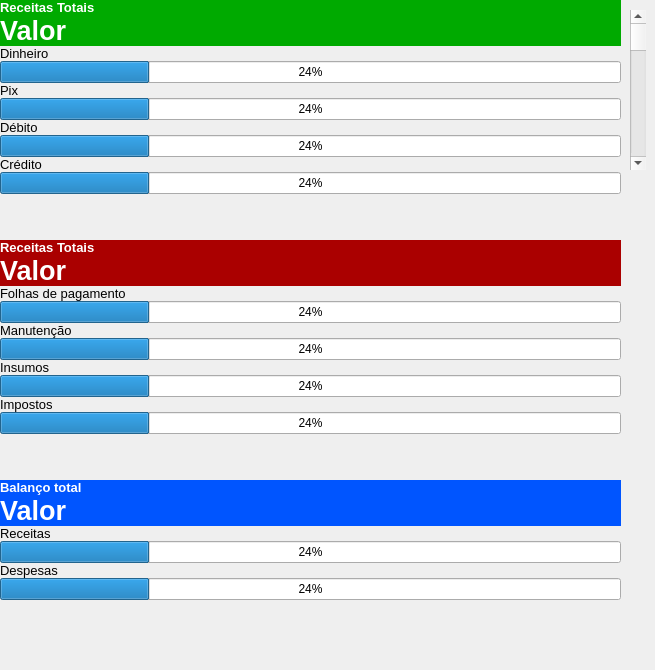
      <widget class="QWidget" name="page_14">
       <widget class="QScrollBar" name="verticalScrollBar">
        <property name="geometry">
         <rect>
          <x>630</x>
          <y>10</y>
          <width>16</width>
          <height>160</height>
         </rect>
        </property>
        <property name="orientation">
         <enum>Qt::Vertical</enum>
        </property>
       </widget>
       <widget class="QWidget" name="verticalLayoutWidget_8">
        <property name="geometry">
         <rect>
          <x>0</x>
          <y>0</y>
          <width>621</width>
          <height>661</height>
         </rect>
        </property>
        <layout class="QVBoxLayout" name="verticalLayout_8">
         <item>
          <layout class="QHBoxLayout" name="horizontalLayout_21">
           <item>
            <layout class="QVBoxLayout" name="verticalLayout_13">
             <property name="spacing">
              <number>0</number>
             </property>
             <property name="leftMargin">
              <number>0</number>
             </property>
             <item>
              <widget class="QLabel" name="label_9">
               <property name="font">
                <font>
                 <pointsize>10</pointsize>
                 <weight>75</weight>
                 <bold>true</bold>
                </font>
               </property>
               <property name="styleSheet">
                <string notr="true">background-color: rgb(0, 170, 0);
color: rgb(255, 255, 255);</string>
               </property>
               <property name="text">
                <string>Receitas Totais</string>
               </property>
              </widget>
             </item>
             <item>
              <widget class="QLabel" name="label_10">
               <property name="font">
                <font>
                 <pointsize>20</pointsize>
                 <weight>75</weight>
                 <bold>true</bold>
                </font>
               </property>
               <property name="styleSheet">
                <string notr="true">background-color: rgb(0, 170, 0);
color: rgb(255, 255, 255);</string>
               </property>
               <property name="text">
                <string>Valor</string>
               </property>
              </widget>
             </item>
             <item>
              <widget class="QLabel" name="label_15">
               <property name="font">
                <font>
                 <pointsize>10</pointsize>
                </font>
               </property>
               <property name="text">
                <string>Dinheiro</string>
               </property>
              </widget>
             </item>
             <item>
              <widget class="QProgressBar" name="progressBar_2">
               <property name="value">
                <number>24</number>
               </property>
              </widget>
             </item>
             <item>
              <widget class="QLabel" name="label_16">
               <property name="font">
                <font>
                 <pointsize>10</pointsize>
                </font>
               </property>
               <property name="text">
                <string>Pix</string>
               </property>
              </widget>
             </item>
             <item>
              <widget class="QProgressBar" name="progressBar_3">
               <property name="value">
                <number>24</number>
               </property>
              </widget>
             </item>
             <item>
              <widget class="QLabel" name="label_14">
               <property name="font">
                <font>
                 <pointsize>10</pointsize>
                </font>
               </property>
               <property name="text">
                <string>Débito</string>
               </property>
              </widget>
             </item>
             <item>
              <widget class="QProgressBar" name="progressBar_7">
               <property name="value">
                <number>24</number>
               </property>
              </widget>
             </item>
             <item>
              <widget class="QLabel" name="label_12">
               <property name="font">
                <font>
                 <pointsize>10</pointsize>
                </font>
               </property>
               <property name="text">
                <string>Crédito</string>
               </property>
              </widget>
             </item>
             <item>
              <widget class="QProgressBar" name="progressBar">
               <property name="value">
                <number>24</number>
               </property>
              </widget>
             </item>
             <item>
              <spacer name="verticalSpacer_8">
               <property name="orientation">
                <enum>Qt::Vertical</enum>
               </property>
               <property name="sizeHint" stdset="0">
                <size>
                 <width>20</width>
                 <height>40</height>
                </size>
               </property>
              </spacer>
             </item>
            </layout>
           </item>
          </layout>
         </item>
         <item>
          <layout class="QHBoxLayout" name="horizontalLayout_22">
           <item>
            <layout class="QVBoxLayout" name="verticalLayout_14">
             <property name="spacing">
              <number>0</number>
             </property>
             <property name="leftMargin">
              <number>0</number>
             </property>
             <item>
              <widget class="QLabel" name="label_49">
               <property name="font">
                <font>
                 <pointsize>10</pointsize>
                 <weight>75</weight>
                 <bold>true</bold>
                </font>
               </property>
               <property name="styleSheet">
                <string notr="true">background-color: rgb(170, 0, 0);
color: rgb(255, 255, 255);</string>
               </property>
               <property name="text">
                <string>Receitas Totais</string>
               </property>
              </widget>
             </item>
             <item>
              <widget class="QLabel" name="label_50">
               <property name="font">
                <font>
                 <pointsize>20</pointsize>
                 <weight>75</weight>
                 <bold>true</bold>
                </font>
               </property>
               <property name="styleSheet">
                <string notr="true">background-color: rgb(170, 0, 0);
color: rgb(255, 255, 255);</string>
               </property>
               <property name="text">
                <string>Valor</string>
               </property>
              </widget>
             </item>
             <item>
              <widget class="QLabel" name="label_51">
               <property name="font">
                <font>
                 <pointsize>10</pointsize>
                </font>
               </property>
               <property name="text">
                <string>Folhas de pagamento</string>
               </property>
              </widget>
             </item>
             <item>
              <widget class="QProgressBar" name="progressBar_4">
               <property name="value">
                <number>24</number>
               </property>
              </widget>
             </item>
             <item>
              <widget class="QLabel" name="label_52">
               <property name="font">
                <font>
                 <pointsize>10</pointsize>
                </font>
               </property>
               <property name="text">
                <string>Manutenção</string>
               </property>
              </widget>
             </item>
             <item>
              <widget class="QProgressBar" name="progressBar_5">
               <property name="value">
                <number>24</number>
               </property>
              </widget>
             </item>
             <item>
              <widget class="QLabel" name="label_53">
               <property name="font">
                <font>
                 <pointsize>10</pointsize>
                </font>
               </property>
               <property name="text">
                <string>Insumos</string>
               </property>
              </widget>
             </item>
             <item>
              <widget class="QProgressBar" name="progressBar_8">
               <property name="value">
                <number>24</number>
               </property>
              </widget>
             </item>
             <item>
              <widget class="QLabel" name="label_54">
               <property name="font">
                <font>
                 <pointsize>10</pointsize>
                </font>
               </property>
               <property name="text">
                <string>Impostos</string>
               </property>
              </widget>
             </item>
             <item>
              <widget class="QProgressBar" name="progressBar_6">
               <property name="value">
                <number>24</number>
               </property>
              </widget>
             </item>
             <item>
              <spacer name="verticalSpacer_9">
               <property name="orientation">
                <enum>Qt::Vertical</enum>
               </property>
               <property name="sizeHint" stdset="0">
                <size>
                 <width>20</width>
                 <height>40</height>
                </size>
               </property>
              </spacer>
             </item>
            </layout>
           </item>
          </layout>
         </item>
         <item>
          <layout class="QHBoxLayout" name="horizontalLayout_23">
           <item>
            <layout class="QVBoxLayout" name="verticalLayout_15">
             <property name="spacing">
              <number>0</number>
             </property>
             <property name="leftMargin">
              <number>0</number>
             </property>
             <item>
              <widget class="QLabel" name="label_60">
               <property name="font">
                <font>
                 <pointsize>10</pointsize>
                 <weight>75</weight>
                 <bold>true</bold>
                </font>
               </property>
               <property name="styleSheet">
                <string notr="true">background-color: rgb(0, 85, 255);
color: rgb(255, 255, 255);</string>
               </property>
               <property name="text">
                <string>Balanço total</string>
               </property>
              </widget>
             </item>
             <item>
              <widget class="QLabel" name="label_61">
               <property name="font">
                <font>
                 <pointsize>20</pointsize>
                 <weight>75</weight>
                 <bold>true</bold>
                </font>
               </property>
               <property name="styleSheet">
                <string notr="true">background-color: rgb(0, 85, 255);
color: rgb(255, 255, 255);</string>
               </property>
               <property name="text">
                <string>Valor</string>
               </property>
              </widget>
             </item>
             <item>
              <widget class="QLabel" name="label_62">
               <property name="font">
                <font>
                 <pointsize>10</pointsize>
                </font>
               </property>
               <property name="text">
                <string>Receitas</string>
               </property>
              </widget>
             </item>
             <item>
              <widget class="QProgressBar" name="progressBar_9">
               <property name="value">
                <number>24</number>
               </property>
              </widget>
             </item>
             <item>
              <widget class="QLabel" name="label_63">
               <property name="font">
                <font>
                 <pointsize>10</pointsize>
                </font>
               </property>
               <property name="text">
                <string>Despesas</string>
               </property>
              </widget>
             </item>
             <item>
              <widget class="QProgressBar" name="progressBar_10">
               <property name="value">
                <number>24</number>
               </property>
              </widget>
             </item>
             <item>
              <spacer name="verticalSpacer_15">
               <property name="orientation">
                <enum>Qt::Vertical</enum>
               </property>
               <property name="sizeHint" stdset="0">
                <size>
                 <width>20</width>
                 <height>40</height>
                </size>
               </property>
              </spacer>
             </item>
            </layout>
           </item>
          </layout>
         </item>
        </layout>
       </widget>
      </widget>
